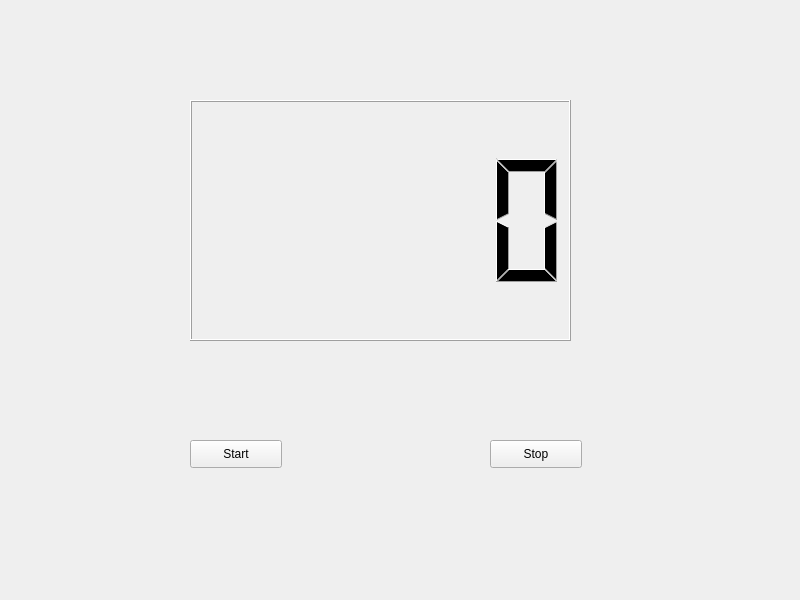
<?xml version="1.0" encoding="UTF-8"?>
<ui version="4.0">
 <class>Widget</class>
 <widget class="QWidget" name="Widget">
  <property name="geometry">
   <rect>
    <x>0</x>
    <y>0</y>
    <width>800</width>
    <height>600</height>
   </rect>
  </property>
  <property name="windowTitle">
   <string>Widget</string>
  </property>
  <widget class="QLCDNumber" name="lcdNumber">
   <property name="geometry">
    <rect>
     <x>190</x>
     <y>100</y>
     <width>381</width>
     <height>241</height>
    </rect>
   </property>
  </widget>
  <widget class="QPushButton" name="pushButton">
   <property name="geometry">
    <rect>
     <x>190</x>
     <y>440</y>
     <width>92</width>
     <height>28</height>
    </rect>
   </property>
   <property name="text">
    <string>Start</string>
   </property>
  </widget>
  <widget class="QPushButton" name="pushButton_2">
   <property name="geometry">
    <rect>
     <x>490</x>
     <y>440</y>
     <width>92</width>
     <height>28</height>
    </rect>
   </property>
   <property name="text">
    <string>Stop</string>
   </property>
  </widget>
 </widget>
 <resources/>
 <connections/>
</ui>
